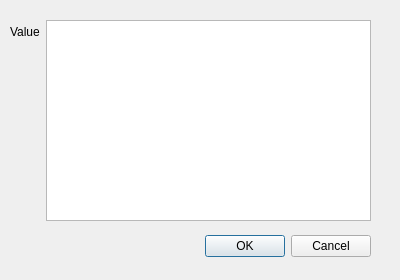
<?xml version="1.0" encoding="UTF-8"?>
<ui version="4.0">
 <class>Dialog</class>
 <widget class="QDialog" name="Dialog">
  <property name="windowModality">
   <enum>Qt::ApplicationModal</enum>
  </property>
  <property name="geometry">
   <rect>
    <x>0</x>
    <y>0</y>
    <width>400</width>
    <height>280</height>
   </rect>
  </property>
  <property name="minimumSize">
   <size>
    <width>400</width>
    <height>280</height>
   </size>
  </property>
  <property name="maximumSize">
   <size>
    <width>400</width>
    <height>280</height>
   </size>
  </property>
  <property name="windowTitle">
   <string>Action</string>
  </property>
  <property name="windowIcon">
   <iconset resource="resources.qrc">
    <normaloff>:/i/icons/action.png</normaloff>:/i/icons/action.png</iconset>
  </property>
  <widget class="QDialogButtonBox" name="btn_box">
   <property name="geometry">
    <rect>
     <x>30</x>
     <y>230</y>
     <width>341</width>
     <height>32</height>
    </rect>
   </property>
   <property name="orientation">
    <enum>Qt::Horizontal</enum>
   </property>
   <property name="standardButtons">
    <set>QDialogButtonBox::Cancel|QDialogButtonBox::Ok</set>
   </property>
  </widget>
  <widget class="QWidget" name="formLayoutWidget">
   <property name="geometry">
    <rect>
     <x>10</x>
     <y>20</y>
     <width>361</width>
     <height>201</height>
    </rect>
   </property>
   <layout class="QFormLayout" name="formLayout">
    <item row="1" column="0">
     <widget class="QLabel" name="label">
      <property name="text">
       <string>Value</string>
      </property>
     </widget>
    </item>
    <item row="1" column="1">
     <widget class="QPlainTextEdit" name="i_value">
      <property name="enabled">
       <bool>true</bool>
      </property>
     </widget>
    </item>
   </layout>
  </widget>
 </widget>
 <resources>
  <include location="resources.qrc"/>
 </resources>
 <connections>
  <connection>
   <sender>btn_box</sender>
   <signal>accepted()</signal>
   <receiver>Dialog</receiver>
   <slot>accept()</slot>
   <hints>
    <hint type="sourcelabel">
     <x>248</x>
     <y>254</y>
    </hint>
    <hint type="destinationlabel">
     <x>157</x>
     <y>274</y>
    </hint>
   </hints>
  </connection>
  <connection>
   <sender>btn_box</sender>
   <signal>rejected()</signal>
   <receiver>Dialog</receiver>
   <slot>reject()</slot>
   <hints>
    <hint type="sourcelabel">
     <x>316</x>
     <y>260</y>
    </hint>
    <hint type="destinationlabel">
     <x>286</x>
     <y>274</y>
    </hint>
   </hints>
  </connection>
 </connections>
</ui>
